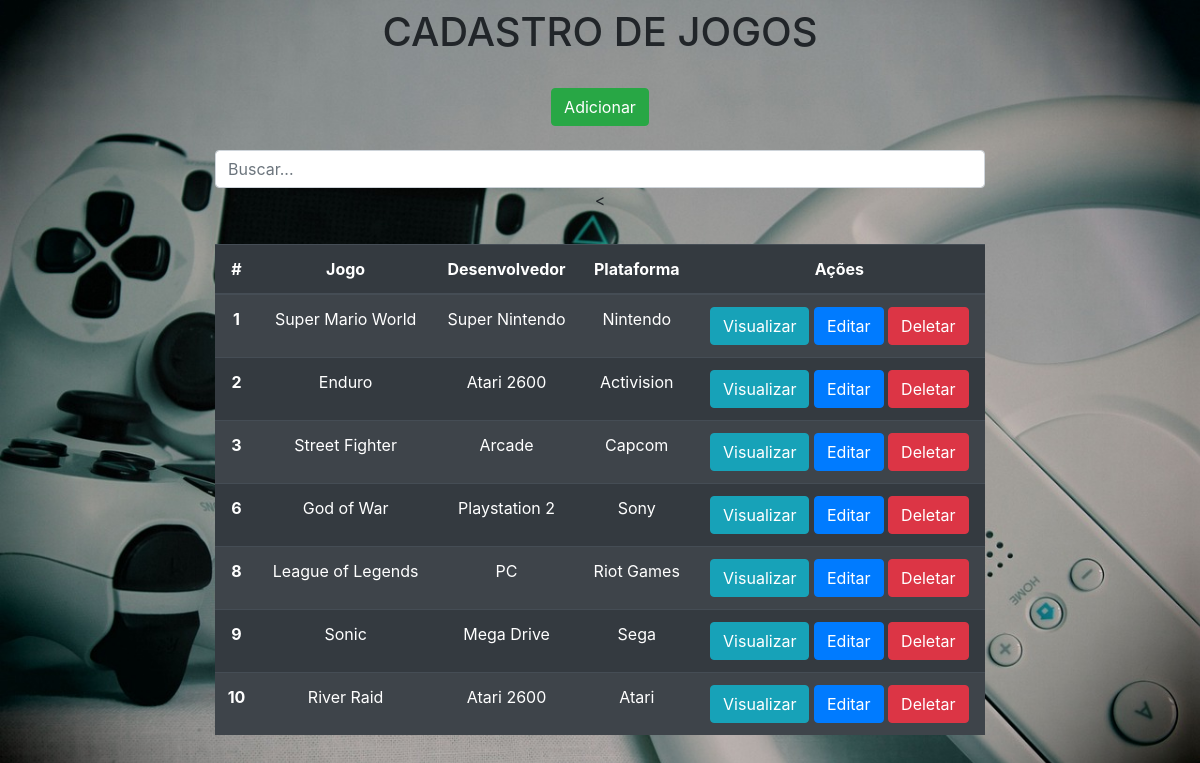
Before: / with the older database file.
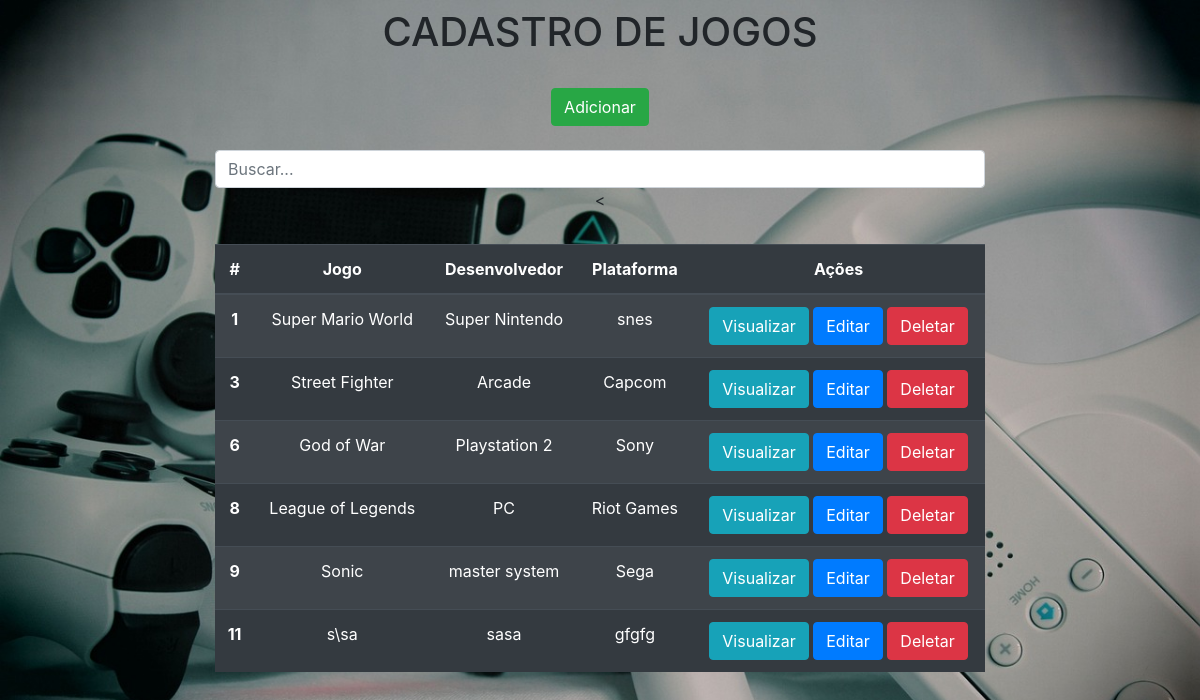
After: the same page with the newer database file.
### app/models.py (models this page shows)
class Jogos(models.Model):
    jogo = models.CharField(max_length=150)
    plataforma = models.CharField(max_length=100)
    desenvolvedor = models.CharField(max_length=150)

### app/views.py (the view)
# urls.py: 2. Add a URL to urlpatterns:  path('', views.home, name='home')
def home(request):
    data = {}
    search = request.GET.get('search')
    if search:
        data['db'] = Jogos.objects.filter(plataforma__icontains=search)
    else:
        data['db'] = Jogos.objects.all()
    return render(request, 'index.html', data)

### app/templates/index.html (shortened to what this page needs)
<!DOCTYPE html>
<html lang="pt-br">
<head>
    <link rel="stylesheet" href="https://cdn.jsdelivr.net/npm/bootstrap@4.6.2/dist/css/bootstrap.min.css" >
    <link rel="stylesheet" href="static/style.css">
</head>
<body>
    <div class="col-8 m-auto pt-2 pb-2 text-center">
        <h1>CADASTRO DE JOGOS</h1>
    </div>
    <div class="col-8 m-auto pt-3 pb-2 text-center">
        <a href="/form" class="btn btn-success text-center">Adicionar</a>
    </div>
    <div class="col-8 m-auto pt-3 pb-2 text-center">
        <form method="get">
            <input type="text" id="search" name="search" class="form-control" placeholder="Buscar...">
        <</form>
    </div>
    <div class="col-8 m-auto pt-4 pb-2">
        <table class="table table-striped table-dark">
            <thead>
                <tr class="text-center">
                    <th scope="col">#</th>
                    <th scope="col">Jogo</th>
                    <th scope="col">Desenvolvedor</th>
                    <th scope="col">Plataforma</th>
                    <th scope="col">Ações</th>
                </tr>
            </thead>
            <tbody>
            {% for dbs in db %}
                <tr class="text-center">
                        <th>{{dbs.id}}</th>
                        <td>{{dbs.jogo}}</td>
                        <td>{{dbs.plataforma}}</td>
                        <td>{{dbs.desenvolvedor}}</td>
                        <td class="text-center">
                            <a href="/view/{{dbs.id}}/" type="button" class="btn btn-info">Visualizar</a>
                            <a href="/edit/{{dbs.id}}/" type="button" class="btn btn-primary">Editar</a>
                            <a href="/delete/{{dbs.id}}/" type="button" class="btn btn-danger btnDel">Deletar</a>
                        </td>
                </tr>
            {% endfor %}
            </tbody>
        </table>
    </div>
    {% load static %}
</body>
</html>

Changed rows visible on the page:
removed Jogos: id "2", jogo "Enduro", plataforma "Atari 2600", desenvolvedor "Activision"
removed Jogos: id "10", jogo "River Raid", plataforma "Atari 2600", desenvolvedor "Atari"
changed Jogos "Super Mario World": desenvolvedor "Nintendo" → "snes"
changed Jogos "Sonic": plataforma "Mega Drive" → "master system"
added Jogos: id "11", jogo "s\\sa", plataforma "sasa", desenvolvedor "gfgfg"
